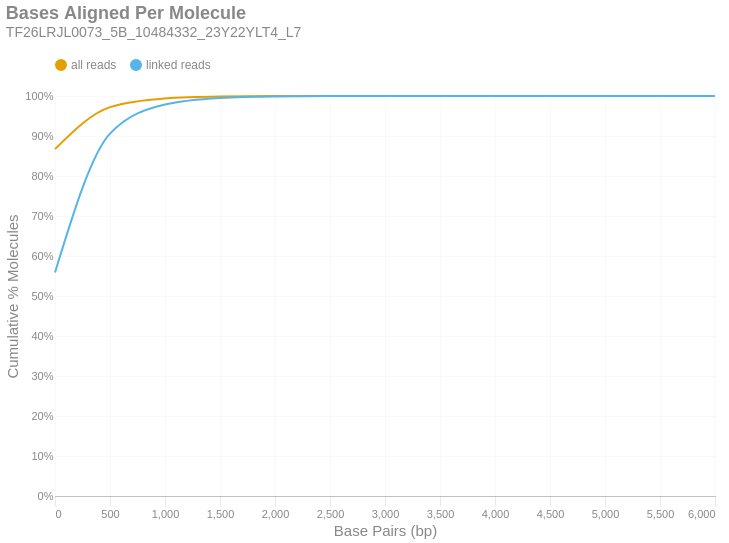

Source (notebook cell):
### Markdown cell above
### Bases Aligned Per Molecule
This is a cumulative frequency distribution showing the number of base pairs aligned per unique molecule. These data are shown in 500 bp bins. There are two distributions: one with `all reads` (yellow) and another with only `linked reads` (blue). The percent of molecules in the `linked reads` distribution is relative to the total number of linked molecules.

### Code cell
if SKIPLR:
    print_html(f"Skipped")
else:
    binned_df = consolidated_hist(valids['aligned_bp'], mask, 500, True)
    with SafeRender(binned_df):
        (
            density_plot(binned_df, 'Bases Aligned Per Molecule', samplename, 'basesper')
            .encode(
                x=alt.X('bin:Q', title="Base Pairs (bp)").axis(tickMinStep=500).scale(padding=0),
                y=alt.Y('value:Q', title='Cumulative % Molecules')
                    .axis(format='%')
                    .scale(domain = [0,1])
                    .stack(False),
                color=alt.Color("key:N").scale(domain = ["all reads", "linked reads"]),
                tooltip = [
                    alt.Tooltip("key:N", title = "Data Type"),
                    alt.Tooltip("range_label:N", title="Bases Aligned Per Molecule"),
                    alt.Tooltip("value:Q", format = ".2%", title="% Molecules (Cum.)")
                ]
            )
        ).display()

### Figure 1 — Vega-Lite specification as saved in the notebook (floating-point values rounded to 4 significant figures)
{"width": "container", "height": 400, "config": {"title": {"anchor": "start", "dy": -15, "fontSize": 18, "color": "#888888", "subtitleColor": "#888888", "subtitleFontSize": 14}, "arc": {"fill": "#0072B2"}, "axis": {"domainColor": "#888888", "domainWidth": 0.5, "gridWidth": 0.2, "grid": false, "titleFontWeight": 400, "titleFontSize": 15, "labelFontSize": 11, "labelColor": "#888888", "tickColor": "#888888", "tickWidth": 0.2, "titleColor": "#888888"}, "axisBand": {"grid": false}, "axisX": {"grid": true, "tickSize": 10, "domainCap": "round"}, "axisY": {"domain": false, "grid": true, "tickSize": 0, "domainCap": "round"}, "background": "transparent", "header": {"labelFontSize": 15, "labelColor": "#888888", "titleFontSize": 15, "titleFontWeight": 600, "titleColor": "#888888"}, "legend": {"labelFont": "sans-serif", "labelFontSize": 12, "labelColor": "#888888", "symbolSize": 100, "symbolType": "circle", "titleFontSize": 12, "titlePadding": 10, "titleColor": "#888888", "title": null, "orient": "top"}, "range": {"category": ["#E69F00", "#56B4E9", "#009E73", "#F0E442", "#0072B2", "#D55E00", "#CC79A7", "#000000"], "diverging": ["#cfe8f3", "#a2d4ec", "#73bfe2", "#46abdb", "#1696d2", "#12719e"]}, "area": {"fill": "#0072B2", "fillOpacity": 0.7, "line": true, "strokeOpacity": 0.7}, "line": {"color": "#0072B2", "stroke": "#0072B2", "strokeWidth": 2}, "trail": {"color": "#0072B2", "stroke": "#0072B2", "strokeWidth": 0, "size": 1}, "point": {"filled": true, "fillOpacity": 1.0, "size": 95}, "text": {"color": "#888888", "fontSize": 11, "align": "right", "fontWeight": 400, "size": 11}, "bar": {"fill": "#0072B2", "stroke": null}, "view": {"stroke": null, "continuousWidth": 660, "continuousHeight": 400}}, "data": {"name": "data-98c51ce007f874e241ae7cec52d131e8"}, "mark": {"type": "line", "interpolate": "monotone", "point": {"opacity": 0, "size": 275}}, "encoding": {"color": {"field": "key", "scale": {"domain": ["all reads", "linked reads"]}, "type": "nominal"}, "tooltip": [{"field": "key", "title": "Data Type", "type": "nominal"}, {"field": "range_label", "title": "Bases Aligned Per Molecule", "type": "nominal"}, {"field": "value", "format": ".2%", "title": "% Molecules (Cum.)", "type": "quantitative"}], "x": {"axis": {"tickMinStep": 500}, "field": "bin", "scale": {"padding": 0}, "title": "Base Pairs (bp)", "type": "quantitative"}, "y": {"axis": {"format": "%"}, "field": "value", "scale": {"domain": [0, 1]}, "stack": false, "title": "Cumulative % Molecules", "type": "quantitative"}}, "params": [{"name": "param_c36ac31b6afebe62", "select": {"type": "point", "fields": ["key"]}, "bind": "legend"}], "title": {"text": "Bases Aligned Per Molecule", "subtitle": "TF26LRJL0073_5B_10484332_23Y22YLT4_L7"}, "transform": [{"fold": ["all reads (cumsum)", "linked reads (cumsum)"]}, {"calculate": "replace(datum.key, ' (cumsum)', '')", "as": "key"}, {"filter": {"param": "param_c36ac31b6afebe62"}}], "usermeta": {"embedOptions": {"downloadFileName": "TF26LRJL0073_5B_10484332_23Y22YLT4_L7.basesper"}}, "$schema": "https://vega.github.io/schema/vega-lite/v6.4.1.json", "datasets": {"data-98c51ce007f874e241ae7cec52d131e8": [{"bin": "0.0", "interval": "0.0-500.0", "all reads": 0.8671, "linked reads": 0.5587, "all reads (cumsum)": 0.8671, "linked reads (cumsum)": 0.5587, "range_label": "0-499"}, {"bin": "500.0", "interval": "500.0-1000.0", "all reads": 0.105, "linked reads": 0.3473, "all reads (cumsum)": 0.9722, "linked reads (cumsum)": 0.9061, "range_label": "500-999"}, {"bin": "1000.0", "interval": "1000.0-1500.0", "all reads": 0.02161, "linked reads": 0.07288, "all reads (cumsum)": 0.9938, "linked reads (cumsum)": 0.979, "range_label": "1000-1499"}, {"bin": "1500.0", "interval": "1500.0-2000.0", "all reads": 0.004821, "linked reads": 0.01627, "all reads (cumsum)": 0.9986, "linked reads (cumsum)": 0.9952, "range_label": "1500-1999"}, {"bin": "2000.0", "interval": "2000.0-2500.0", "all reads": 0.001124, "linked reads": 0.003795, "all reads (cumsum)": 0.9997, "linked reads (cumsum)": 0.999, "range_label": "2000-2499"}, {"bin": "2500.0", "interval": "2500.0-3000.0", "all reads": 0.0002243, "linked reads": 0.0007571, "all reads (cumsum)": 0.9999, "linked reads (cumsum)": 0.9998, "range_label": "2500-2999"}, {"bin": "3000.0", "interval": "3000.0-3500.0", "all reads": 4.837e-05, "linked reads": 0.0001633, "all reads (cumsum)": 1.0, "linked reads (cumsum)": 0.9999, "range_label": "3000-3499"}, {"bin": "3500.0", "interval": "3500.0-4000.0", "all reads": 1.017e-05, "linked reads": 3.432e-05, "all reads (cumsum)": 1.0, "linked reads (cumsum)": 1.0, "range_label": "3500-3999"}, {"bin": "4000.0", "interval": "4000.0-4500.0", "all reads": 4.313e-06, "linked reads": 1.456e-05, "all reads (cumsum)": 1.0, "linked reads (cumsum)": 1.0, "range_label": "4000-4499"}, {"bin": "4500.0", "interval": "4500.0-5000.0", "all reads": 1.232e-06, "linked reads": 4.16e-06, "all reads (cumsum)": 1.0, "linked reads (cumsum)": 1.0, "range_label": "4500-4999"}, {"bin": "5000.0", "interval": "5000.0-5500.0", "all reads": 9.243e-07, "linked reads": 3.12e-06, "all reads (cumsum)": 1.0, "linked reads (cumsum)": 1.0, "range_label": "5000-5499"}, {"bin": "5500.0", "interval": "5500.0-6000.0", "all reads": 3.081e-07, "linked reads": 1.04e-06, "all reads (cumsum)": 1.0, "linked reads (cumsum)": 1.0, "range_label": "5500-5999"}, {"bin": "6000.0", "interval": "6000.0-6500.0", "all reads": 3.081e-07, "linked reads": 0.0, "all reads (cumsum)": 1.0, "linked reads (cumsum)": 1.0, "range_label": "6000-6499"}]}}
